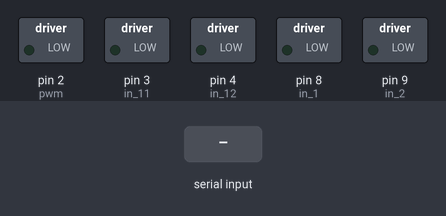
Simulated run of this sketch. Board: Arduino Uno, built with avr-gcc and run on an emulated ATmega328P. On the bench: switched loads named in the sketch (green lamp = pin HIGH). The test bench sets the inputs (shaded band).

Above: at 1.2 s.
1.3 s: "a" received over Serial
At 1.8 s:
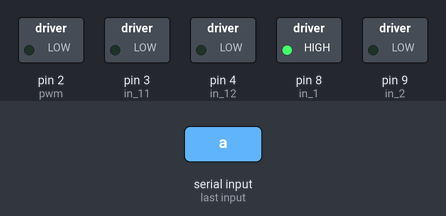
2.8 s: "m" received over Serial
At 5.2 s:
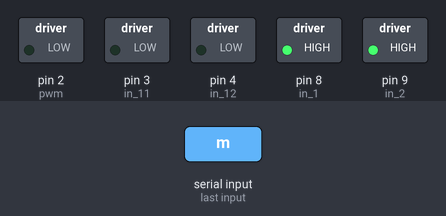
5.8 s: "p" received over Serial
At 6.4 s:
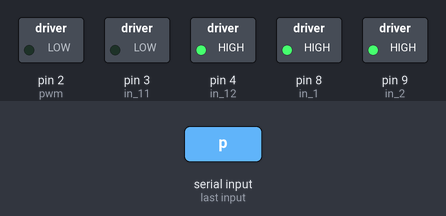
7.3 s: "b" received over Serial
At 9.9 s:
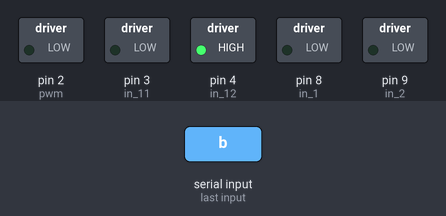
10.3 s: "o" received over Serial
At 12.1 s:
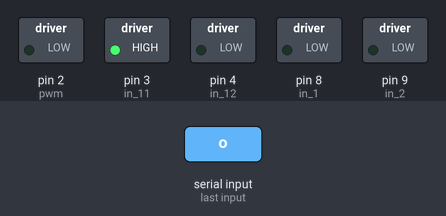
13.3 s: "a" received over Serial
At 14.5 s:
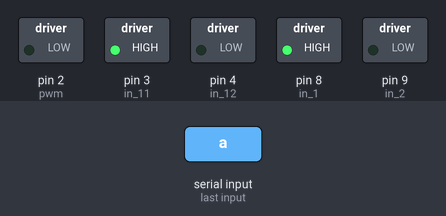
Timing chart, 0 to 17.8 s (numbered marks = the images above; inputs shaded):
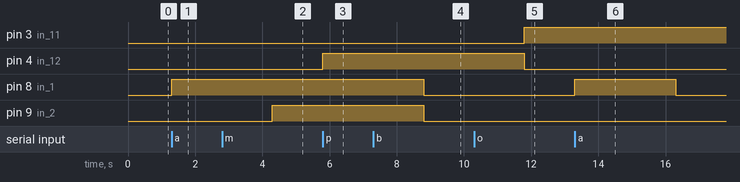

Measured:
- after the input at 1.3 s, pin 8 (in_1): LOW → HIGH at once
- after the input at 2.8 s, pin 8 (in_1): stays HIGH (without the input it goes to LOW after 1.5 s); pin 9 (in_2): LOW → HIGH after 1.5 s
- after the input at 5.8 s, pin 4 (in_12): LOW → HIGH at once
- after the input at 7.3 s, pin 8 (in_1), pin 9 (in_2): HIGH → LOW after 1.5 s
- after the input at 10.3 s, pin 3 (in_11): LOW → HIGH after 1.5 s; pin 4 (in_12): HIGH → LOW after 1.5 s
- after the input at 13.3 s, pin 8 (in_1): LOW → HIGH at once, → LOW 3.0 s later

The sketch:

sketch_mar26a.ino
```cpp
const int pwm = 2 ;  //initializing pin 2 as pwm
const int in_1 = 8 ;
const int in_2 = 9 ;
const int in_12 = 4 ;
const int in_11 = 3 ;

//For providing logic to L298 IC to choose the direction of the DC motor

void setup()
{
  Serial.begin(9600);
pinMode(pwm,OUTPUT) ;   //we have to set PWM pin as output
pinMode(in_1,OUTPUT) ;  //Logic pins are also set as output
pinMode(in_2,OUTPUT) ;
pinMode(in_12,OUTPUT) ;  //Logic pins are also set as output
pinMode(in_11,OUTPUT) ;
}

void loop()
{

//For Clock wise motion , in_1 = High , in_2 = Low
if (Serial.available() > 0) {
    int inByte = Serial.read();
    // do something different depending on the character received.
    // The switch statement expects single number values for each case;
    // in this exmaple, though, you're using single quotes to tell
    // the controller to get the ASCII value for the character.  For
    // example 'a' = 97, 'b' = 98, and so forth:

    switch (inByte) {
      case 'a':
      digitalWrite(in_1,HIGH) ;
digitalWrite(in_2,LOW) ;
        delay(3000);
         digitalWrite(in_1,LOW) ;
digitalWrite(in_2,LOW) ;
        break;
        case 'b':
        digitalWrite(in_1,LOW) ;
        digitalWrite(in_2,LOW) ;
        delay(3000) ;
        break;
        case 'm' : digitalWrite(in_1,HIGH) ;
        digitalWrite(in_2,HIGH) ;
        break;
        case 'p' : digitalWrite(in_12,HIGH) ;
digitalWrite(in_11,LOW) ;
        delay(3000);
        break;
        case 'o' : digitalWrite(in_12,LOW) ;
        digitalWrite(in_11,HIGH) ;
        break;

        default :  digitalWrite(in_1,LOW) ;
        digitalWrite(in_2,HIGH) ;
        delay(3000) ;
        digitalWrite(in_1,LOW) ;
        digitalWrite(in_2,LOW) ;


/*setting pwm of the motor to 255
we can change the speed of rotaion
by chaning pwm input but we are only
using arduino so we are using higest
value to driver the motor  */


    }
    }
}
```
